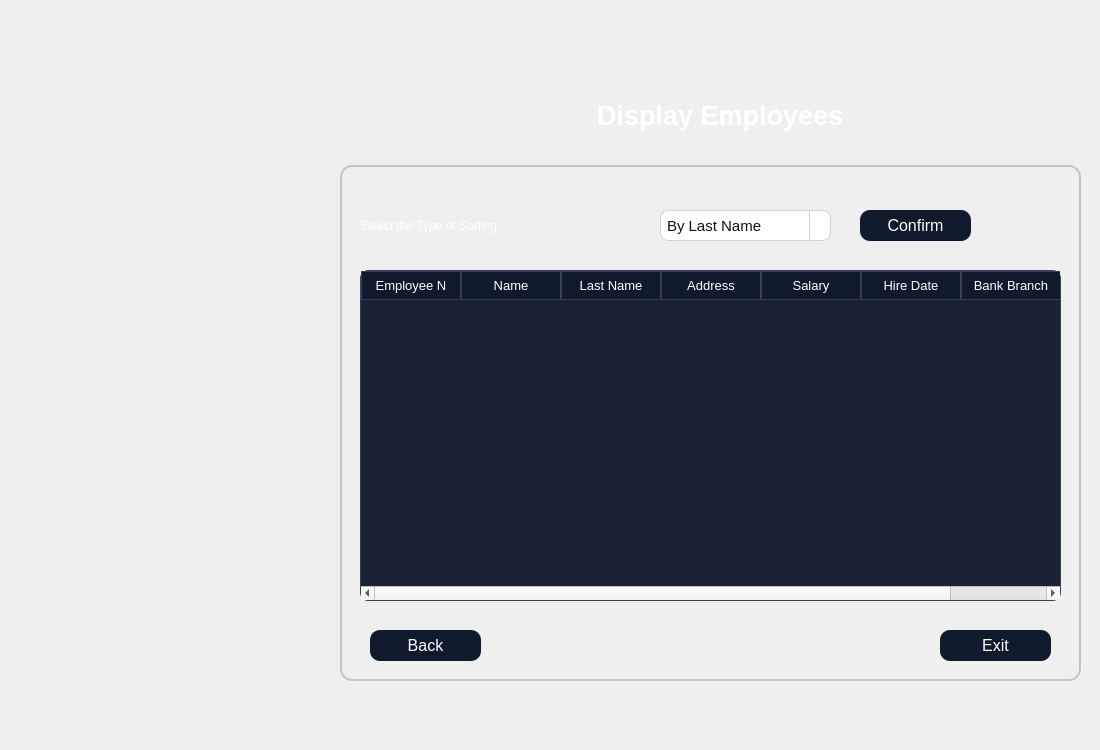
<?xml version="1.0" encoding="UTF-8"?>
<ui version="4.0">
 <class>displayemployee</class>
 <widget class="QDialog" name="displayemployee">
  <property name="geometry">
   <rect>
    <x>0</x>
    <y>0</y>
    <width>1100</width>
    <height>750</height>
   </rect>
  </property>
  <property name="windowTitle">
   <string>Dialog</string>
  </property>
  <property name="styleSheet">
   <string notr="true">QTableWidget {
    background-color: #1A2236;
    color: #FFFFFF;
    border: 1px solid #3A3F58;
    gridline-color: #3A3F58;
    font-family: &quot;Inter&quot;;
    font-size: 10pt;
    border-radius: 8px;
    selection-background-color: #0F5FFF;
    selection-color: #FFFFFF;
}

QHeaderView::section {
    background-color: #0F1A2C;
    color: #FFFFFF;
    border: 1px solid #3A3F58;
    padding: 4px;
    font-family: &quot;Montserrat SemiBold&quot;;
    font-size: 10pt;
}

QTableWidget::item:selected {
    background-color: #0F5FFF;
    color: #FFFFFF;
}
QGroupBox {
    border: 1.5px solid #BFC5D2;
    border-radius: 12px;
    margin-top: 25px;
    color: white;
    font-family: &quot;Segoe UI Semibold&quot;;
    font-size: 14pt;
}

QGroupBox::title {
    subcontrol-origin: margin;
    padding: 4px 10px;
}
QPushButton {
    background-color: #0F1A2C;
    color: #FFFFFF;
	border-color: rgb(0, 0, 0);
    border-radius: 10px;
    font-family: &quot;Montserrat SemiBold&quot;;
    font-size: 12pt;
    padding: 6px 12px;
}

QPushButton:hover {
    background-color: #1A2942;
}

QPushButton:pressed {
    background-color: #09111A;
}
QLineEdit {
    background-color: #FFFFFF;
    border: 1px solid #C6D4E1;
    border-radius: 8px;
    padding: 6px;
    color: #0A1320;
    font-family: &quot;Inter&quot;;
    font-size: 11pt;
}

QLineEdit:focus {
    border: 1px solid #00B4FF;
    background-color: #F8FBFF;
}
QComboBox {
    background-color: #FFFFFF;
    border: 1px solid #C6D4E1;
    border-radius: 8px;
    padding: 6px;
    color: #0A1320;
    font-family: &quot;Inter&quot;;
    font-size: 11pt;
}

QComboBox:focus {
    border: 1px solid #00B4FF;
    background-color: #F8FBFF;
}

QComboBox::drop-down {
    subcontrol-origin: padding;
    subcontrol-position: top right;
    width: 20px;
    border-left: 1px solid #C6D4E1;
}

QComboBox::down-arrow {
    
	image: url(:/new/prefix1/icon.png);
    width: 12px;
    height: 12px;
}</string>
  </property>
  <widget class="QLabel" name="label">
   <property name="geometry">
    <rect>
     <x>0</x>
     <y>0</y>
     <width>1100</width>
     <height>750</height>
    </rect>
   </property>
   <property name="styleSheet">
    <string notr="true">image: url(:/new/prefix1/bg.jpg);</string>
   </property>
   <property name="text">
    <string/>
   </property>
  </widget>
  <widget class="QLabel" name="label_2">
   <property name="geometry">
    <rect>
     <x>590</x>
     <y>90</y>
     <width>341</width>
     <height>51</height>
    </rect>
   </property>
   <property name="styleSheet">
    <string notr="true">color: #FFFFFF; 
font-family: &quot;Montserrat SemiBold&quot;; 
font-size: 20pt;
font-weight: 700; 
padding: 4px 0;</string>
   </property>
   <property name="text">
    <string>Display Employees</string>
   </property>
  </widget>
  <widget class="QGroupBox" name="groupBox">
   <property name="geometry">
    <rect>
     <x>340</x>
     <y>140</y>
     <width>741</width>
     <height>541</height>
    </rect>
   </property>
   <property name="title">
    <string/>
   </property>
   <widget class="QLabel" name="label_3">
    <property name="geometry">
     <rect>
      <x>20</x>
      <y>55</y>
      <width>271</width>
      <height>61</height>
     </rect>
    </property>
    <property name="styleSheet">
     <string notr="true">color: rgb(255, 255, 255);
font: 12pt &quot;Segoe UI&quot;;</string>
    </property>
    <property name="text">
     <string>Select the Type of Sorting :</string>
    </property>
   </widget>
   <widget class="QComboBox" name="box">
    <property name="geometry">
     <rect>
      <x>320</x>
      <y>70</y>
      <width>171</width>
      <height>31</height>
     </rect>
    </property>
    <item>
     <property name="text">
      <string>By Last Name</string>
     </property>
    </item>
    <item>
     <property name="text">
      <string>By Bank Branch</string>
     </property>
    </item>
    <item>
     <property name="text">
      <string>By Recent Recruited</string>
     </property>
    </item>
   </widget>
   <widget class="QTableWidget" name="tableWidget">
    <property name="geometry">
     <rect>
      <x>20</x>
      <y>130</y>
      <width>701</width>
      <height>331</height>
     </rect>
    </property>
    <column>
     <property name="text">
      <string>Employee N</string>
     </property>
    </column>
    <column>
     <property name="text">
      <string>Name</string>
     </property>
    </column>
    <column>
     <property name="text">
      <string>Last Name</string>
     </property>
    </column>
    <column>
     <property name="text">
      <string>Address</string>
     </property>
    </column>
    <column>
     <property name="text">
      <string>Salary</string>
     </property>
    </column>
    <column>
     <property name="text">
      <string>Hire Date</string>
     </property>
    </column>
    <column>
     <property name="text">
      <string>Bank Branch</string>
     </property>
    </column>
   </widget>
   <widget class="QPushButton" name="c">
    <property name="geometry">
     <rect>
      <x>520</x>
      <y>70</y>
      <width>111</width>
      <height>31</height>
     </rect>
    </property>
    <property name="text">
     <string>Confirm</string>
    </property>
   </widget>
   <widget class="QLabel" name="l">
    <property name="geometry">
     <rect>
      <x>100</x>
      <y>370</y>
      <width>571</width>
      <height>41</height>
     </rect>
    </property>
    <property name="styleSheet">
     <string notr="true">color: rgb(170, 0, 0);
font: 700 14pt &quot;Segoe UI&quot;;
</string>
    </property>
    <property name="text">
     <string/>
    </property>
   </widget>
   <widget class="QPushButton" name="back">
    <property name="geometry">
     <rect>
      <x>30</x>
      <y>490</y>
      <width>111</width>
      <height>31</height>
     </rect>
    </property>
    <property name="text">
     <string>Back</string>
    </property>
   </widget>
   <widget class="QPushButton" name="exit">
    <property name="geometry">
     <rect>
      <x>600</x>
      <y>490</y>
      <width>111</width>
      <height>31</height>
     </rect>
    </property>
    <property name="text">
     <string>Exit</string>
    </property>
   </widget>
  </widget>
 </widget>
 <resources/>
 <connections/>
</ui>
